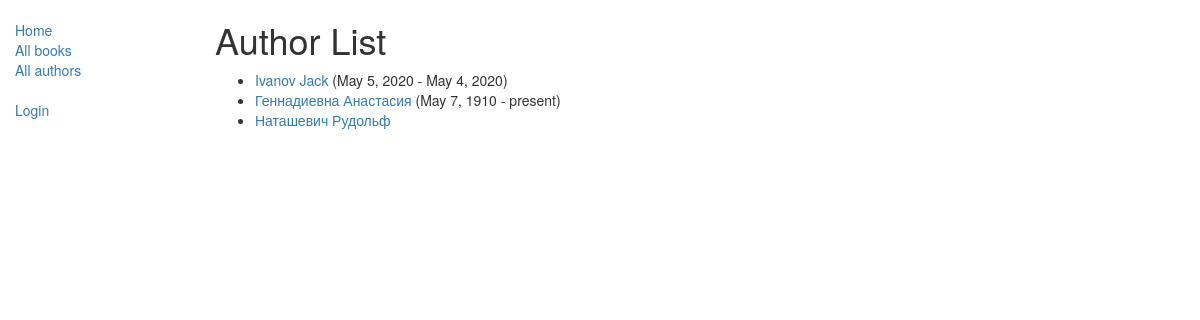
Screenshot of /catalog/authors/ with the database file from the repository.
### catalog/models.py (models this page shows)
class Author(models.Model):
    first_name = models.CharField(max_length=100)
    last_name = models.CharField(max_length=100)
    date_of_birth = models.DateField(null=True, blank=True)
    date_of_death = models.DateField('died', null=True, blank=True)
    def get_absolute_url(self):
        return reverse('author-detail', args=[str(self.id)])
    def __str__(self):
        return '{} {}'.format(self.last_name, self.first_name)
    class Meta:
        ordering = ['last_name']
        permissions = (("can_edit_author", "Create/Update/Delete author"),)

### catalog/views.py (the view)
class AuthorListView(generic.ListView):
    model = Author
    paginate_by = 10

### catalog/templates/catalog/author_list.html (shortened to what this page needs)
{% extends "base_generic.html" %}
{% block content %}
    <h1>Author List</h1>
    {% if author_list %}
    <ul>
      {% for author in author_list %}
      <li>
        <a href="{{ author.get_absolute_url }}">{{ author }}</a>
            {% if author.date_of_birth %}
                ({{ author.date_of_birth }} - {% if author.date_of_death %}{{ author.date_of_death }}{% else %}
                present{% endif %})
            {% endif %}
      </li>
      {% endfor %}
    </ul>
    {% else %}
      <p>There are no authors in the library.</p>
    {% endif %}
{% endblock %}

### rows the page displays
Author: last_name+first_name "Ivanov Jack", date_of_birth "May 5, 2020", date_of_death "May 4, 2020"
Author: last_name+first_name "Геннадиевна Анастасия", date_of_birth "May 7, 1910", shows "present"
Author: last_name+first_name "Наташевич Рудольф"
